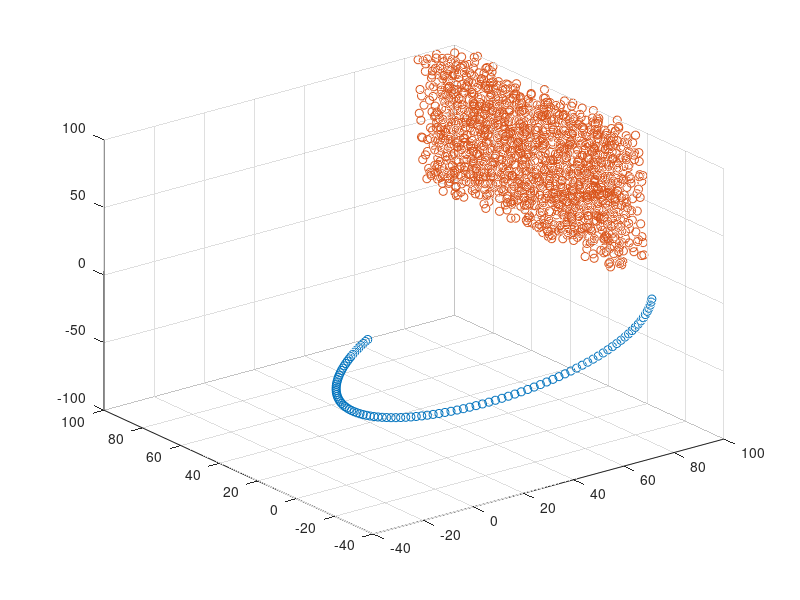

MATLAB code to generate this figure:
clear all;
a=linspace(0,pi/2,100);
b=linspace(0,pi/2,100);
c=linspace(0,pi/2,100);
d=linspace(-pi/12,pi/12,100);
figure;
x=(30.*cos(a+b+c)+25.*cos(a+b)+22.5.*cos(a)+10).*cos(d);
y=(30.*cos(a+b+c)+25.*cos(a+b)+22.5.*cos(a)+10).*sin(d);
z=-(30.*sin(a+b+c)+25.*sin(a+b)+22.5.*sin(a));
scatter3(x,y,z);
hold on;
n=1e5;
p=unifrnd(-100,100,[1 n]);
q=unifrnd(-100,100,[1 n]);
s=unifrnd(-100,100,[1 n]);
count=0;
for i =1:n
    if (p(i)>=x&q(i)>=y&s(i)>=z)
        count=count+1;
        x1(count)=p(i);
        y1(count)=q(i);
        z1(count)=s(i);
    end
end
hold on;
scatter3(x1,y1,z1);

